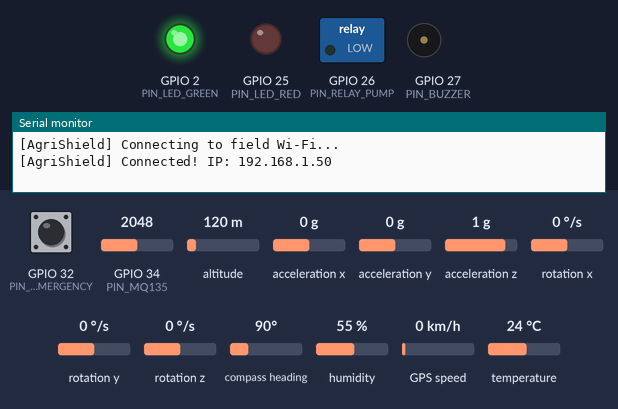
A sketch run on a simulated ESP32. On the bench: switched loads named in the sketch (green lamp = pin HIGH), output pins drawn as LEDs (lit = HIGH), buzzer (waves = sounding), the last lines printed to the serial monitor. Wiring (inferred from the names in the program): MPU-6050 motion sensor at I2C address 0x68. The test bench sets the inputs (shaded band); at power-on: GPIO 32 (PIN_BTN_EMERGENCY) HIGH, GPIO 34 (PIN_MQ135) = 2048, altitude 120 m, acceleration x 0 g, acceleration y 0 g, acceleration z 1 g, rotation x 0 °/s, rotation y 0 °/s, rotation z 0 °/s, compass heading 90°, humidity 55 %, GPS speed 0 km/h, temperature 24 °C. WiFi joins after 1.5 s; servers stay silent unless stated; uploads are accepted with an empty reply; the GPS gets a fix after 3 s at 37.7749, -122.4194 with 8 satellites.

Above: at 2.7 s.
2.8 s: GPIO 32 (PIN_BTN_EMERGENCY) pulled LOW for 0.15 s
At 4.0 s:
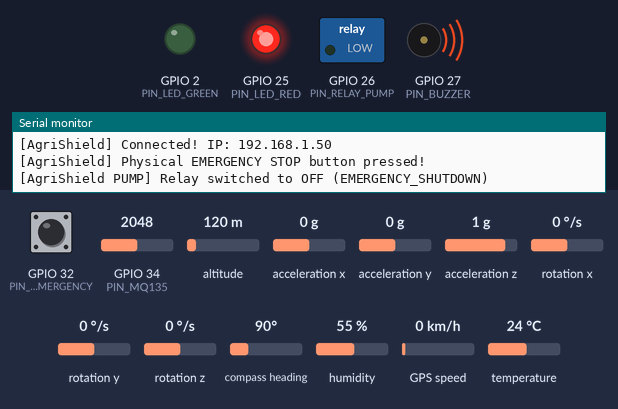
At 5.5 s:
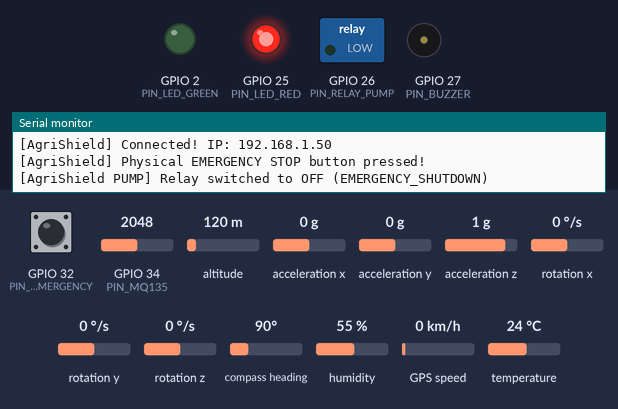
Timing chart, 0 to 7.0 s (numbered marks = the images above; inputs shaded):
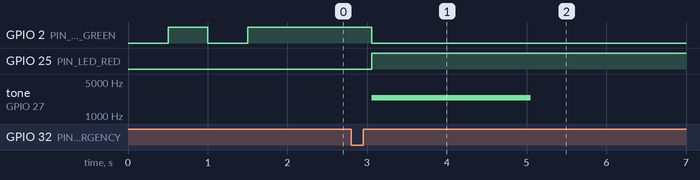

Measured:
- after the input at 2.8 s, GPIO 2 (PIN_LED_GREEN): HIGH → LOW after 0.26 s; GPIO 25 (PIN_LED_RED): LOW → HIGH after 0.26 s; tone on GPIO 27 (PIN_BUZZER): silent → 2400 Hz after 0.26 s, → silent 2.0 s later

The sketch:

agrishield_devkit.ino
```cpp
/*
  =============================================================================
  PROJECT: AGRISHIELD
  MODULE:  ESP32 DevKit V1 - Real-Time Smart Farmer Safety Controller
  FIRMWARE VERSION: 1.2-STABLE
  =============================================================================
  CRITICAL SAFETY RULES:
  1. Default pump state is OFF on startup and on any communication fault.
  2. Fall detection or emergency button immediately disengages relay locally.
  3. All network telemetry transmits authenticated SHA-256 device credentials.
  =============================================================================
*/

#include <WiFi.h>
#include <HTTPClient.h>
#include <Wire.h>
#include <DHT.h>
#include <TinyGPSPlus.h>
#include <ArduinoJson.h>

// ================= CONFIGURATION =================
const char* WIFI_SSID     = "YOUR_WIFI_SSID";
const char* WIFI_PASSWORD = "YOUR_WIFI_PASSWORD";

// Backend API configuration
const char* API_HOST      = "http://192.168.1.100:8000"; // Replace with your FastAPI backend host IP
const char* DEVICE_UID    = "ESP32_AGRI_01";
const char* DEVICE_KEY    = "agrishield_secret_key_2026";
const int   DEVICE_DB_ID  = 1;

// ================= PIN DEFINITIONS =================
#define PIN_MQ135         34  // ADC1_CH6 (Safe with Wi-Fi)
#define PIN_DHT           4   // DHT11 Data
#define PIN_RELAY_PUMP    26  // Opto-isolated relay driver (Active HIGH)
#define PIN_BUZZER        27  // Transistor-driven 5V buzzer
#define PIN_LED_GREEN     2   // Safe / Online status LED
#define PIN_LED_RED       25  // Alert / Emergency status LED
#define PIN_BTN_EMERGENCY 32  // Hardware Emergency Stop (Active LOW)
#define PIN_BTN_CANCEL    33  // Fall Alarm Cancel Button (Active LOW)

// GPS Hardware Serial2 Pins
#define PIN_GPS_RX        16  // ESP32 RX2 connected to NEO-6M TX
#define PIN_GPS_TX        17  // ESP32 TX2 connected to NEO-6M RX

// ================= SENSOR INSTANCES =================
#define DHTTYPE DHT11
DHT dht(PIN_DHT, DHTTYPE);
TinyGPSPlus gps;
HardwareSerial SerialGPS(2);

// MPU-6050 Registers
const int MPU_ADDR = 0x68;

// Timing intervals (milliseconds)
unsigned long lastTelemetryTime = 0;
const unsigned long TELEMETRY_INTERVAL = 3000; // Telemetry every 3s

unsigned long lastHeartbeatTime = 0;
const unsigned long HEARTBEAT_INTERVAL = 10000; // Heartbeat every 10s

unsigned long lastPumpPollTime = 0;
const unsigned long PUMP_POLL_INTERVAL = 2000; // Check pump commands every 2s

// Pump State Tracker
bool currentPumpState = false; // Initial safe state: OFF
bool emergencyLockActive = false;

// ================= MPU-6050 HELPER =================
void initMPU6050() {
  Wire.begin(21, 22);
  Wire.beginTransmission(MPU_ADDR);
  Wire.write(0x6B); // PWR_MGMT_1 register
  Wire.write(0);    // Wake up MPU-6050
  Wire.endTransmission(true);
}

void readMPU6050(float &ax, float &ay, float &az, float &gx, float &gy, float &gz) {
  Wire.beginTransmission(MPU_ADDR);
  Wire.write(0x3B);
  Wire.endTransmission(false);
  Wire.requestFrom(MPU_ADDR, 14, true);

  if (Wire.available() >= 14) {
    int16_t raw_ax = Wire.read() << 8 | Wire.read();
    int16_t raw_ay = Wire.read() << 8 | Wire.read();
    int16_t raw_az = Wire.read() << 8 | Wire.read();
    int16_t raw_temp = Wire.read() << 8 | Wire.read();
    int16_t raw_gx = Wire.read() << 8 | Wire.read();
    int16_t raw_gy = Wire.read() << 8 | Wire.read();
    int16_t raw_gz = Wire.read() << 8 | Wire.read();

    // Scale to standard units: g (9.8 m/s^2) and deg/s (+/-250 dps)
    ax = (float)raw_ax / 16384.0;
    ay = (float)raw_ay / 16384.0;
    az = (float)raw_az / 16384.0;
    gx = (float)raw_gx / 131.0;
    gy = (float)raw_gy / 131.0;
    gz = (float)raw_gz / 131.0;
  }
}

// ================= HARDWARE CONTROL =================
void setPumpState(bool state, const char* reason) {
  if (state && emergencyLockActive) {
    Serial.println("[AgriShield PUMP] Unsafe command rejected: Emergency interlock active!");
    return;
  }
  currentPumpState = state;
  digitalWrite(PIN_RELAY_PUMP, state ? HIGH : LOW);
  Serial.printf("[AgriShield PUMP] Relay switched to %s (%s)\n", state ? "ON" : "OFF", reason);

  // Send ACK to backend
  if (WiFi.status() == WL_CONNECTED) {
    HTTPClient http;
    String url = String(API_HOST) + "/api/pump/ack";
    http.begin(url);
    http.addHeader("Content-Type", "application/json");
    http.addHeader("X-Device-Uid", DEVICE_UID);
    http.addHeader("X-Device-Key", DEVICE_KEY);

    String payload = String("{\"state\":\"") + (state ? "ON" : "OFF") + "\",\"source\":\"" + reason + "\"}";
    http.POST(payload);
    http.end();
  }
}

void triggerEmergencyShutdown(const char* reason) {
  emergencyLockActive = true;
  setPumpState(false, "EMERGENCY_SHUTDOWN");
  digitalWrite(PIN_LED_RED, HIGH);
  digitalWrite(PIN_LED_GREEN, LOW);
  tone(PIN_BUZZER, 2400, 2000); // 2.4kHz warning pulse

  // Transmit urgent emergency alert to FastAPI
  if (WiFi.status() == WL_CONNECTED) {
    HTTPClient http;
    String url = String(API_HOST) + "/api/emergency?message=" + reason + "&alert_type=HARDWARE_EMERGENCY";
    http.begin(url);
    http.addHeader("X-Device-Uid", DEVICE_UID);
    http.addHeader("X-Device-Key", DEVICE_KEY);
    http.POST("");
    http.end();
  }
}

// ================= ARDUINO SETUP =================
void setup() {
  Serial.begin(115200);
  SerialGPS.begin(9600, SERIAL_8N1, PIN_GPS_RX, PIN_GPS_TX);

  pinMode(PIN_RELAY_PUMP, OUTPUT);
  pinMode(PIN_BUZZER, OUTPUT);
  pinMode(PIN_LED_GREEN, OUTPUT);
  pinMode(PIN_LED_RED, OUTPUT);
  pinMode(PIN_BTN_EMERGENCY, INPUT_PULLUP);
  pinMode(PIN_BTN_CANCEL, INPUT_PULLUP);

  // Initial fail-safe hardware state
  digitalWrite(PIN_RELAY_PUMP, LOW); // Pump strictly OFF
  digitalWrite(PIN_BUZZER, LOW);
  digitalWrite(PIN_LED_GREEN, LOW);
  digitalWrite(PIN_LED_RED, LOW);

  // Initialize sensors
  dht.begin();
  initMPU6050();

  // Connect to Wi-Fi
  Serial.println("[AgriShield] Connecting to field Wi-Fi...");
  WiFi.begin(WIFI_SSID, WIFI_PASSWORD);
  int attempts = 0;
  while (WiFi.status() != WL_CONNECTED && attempts < 20) {
    delay(500);
    digitalWrite(PIN_LED_GREEN, !digitalRead(PIN_LED_GREEN));
    attempts++;
  }

  if (WiFi.status() == WL_CONNECTED) {
    Serial.printf("[AgriShield] Connected! IP: %s\n", WiFi.localIP().toString().c_str());
    digitalWrite(PIN_LED_GREEN, HIGH);
  } else {
    Serial.println("[AgriShield] Wi-Fi offline. Running local safety interlocks.");
  }
}

// ================= MAIN LOOP =================
void loop() {
  unsigned long now = millis();

  // Check hardware buttons
  if (digitalRead(PIN_BTN_EMERGENCY) == LOW) {
    delay(50); // Debounce
    if (digitalRead(PIN_BTN_EMERGENCY) == LOW) {
      Serial.println("[AgriShield] Physical EMERGENCY STOP button pressed!");
      triggerEmergencyShutdown("Hardware Emergency Stop button pressed by farmer");
      delay(500);
    }
  }

  // Parse GPS Stream
  while (SerialGPS.available() > 0) {
    gps.encode(SerialGPS.read());
  }

  // Periodic Telemetry Dispatch
  if (now - lastTelemetryTime >= TELEMETRY_INTERVAL) {
    lastTelemetryTime = now;

    // 1. Read MQ-135 Gas Sensor
    int rawGasAdc = analogRead(PIN_MQ135);
    // Verified MQ-135 calibration curve approximation (PPM = a * (Rs/Ro)^b)
    float gasPpm = map(rawGasAdc, 0, 4095, 50, 1000);

    // 2. Read DHT11 Temp & Humidity
    float tempC = dht.readTemperature();
    float hum = dht.readHumidity();

    // 3. Read MPU-6050 Motion
    float ax = 0, ay = 0, az = 0, gx = 0, gy = 0, gz = 0;
    readMPU6050(ax, ay, az, gx, gy, gz);

    // Build JSON Batch Payload
    StaticJsonDocument<1024> doc;
    JsonArray sensors = doc.createNestedArray("sensors");

    // MQ-135 item
    JsonObject mqObj = sensors.createNestedObject();
    mqObj["sensor_id"] = "MQ135";
    mqObj["value"] = gasPpm;
    mqObj["unit"] = "ppm";
    mqObj["raw_adc"] = rawGasAdc;

    // DHT11 Temperature item
    if (!isnan(tempC)) {
      JsonObject tempObj = sensors.createNestedObject();
      tempObj["sensor_id"] = "DHT11_TEMP";
      tempObj["value"] = tempC;
      tempObj["unit"] = "°C";
    }

    // DHT11 Humidity item
    if (!isnan(hum)) {
      JsonObject humObj = sensors.createNestedObject();
      humObj["sensor_id"] = "DHT11_HUM";
      humObj["value"] = hum;
      humObj["unit"] = "%";
    }

    // MPU6050 Acceleration item
    float a_total = sqrt(ax*ax + ay*ay + az*az);
    JsonObject accObj = sensors.createNestedObject();
    accObj["sensor_id"] = "MPU6050_ACC";
    accObj["value"] = a_total;
    accObj["unit"] = "g";

    // MPU6050 Gyro item
    float g_total = sqrt(gx*gx + gy*gy + gz*gz);
    JsonObject gyroObj = sensors.createNestedObject();
    gyroObj["sensor_id"] = "MPU6050_GYRO";
    gyroObj["value"] = g_total;
    gyroObj["unit"] = "deg/s";

    // Reported pump state
    doc["pump_state"] = currentPumpState ? "ON" : "OFF";

    // Motion vector arrays
    JsonArray accArr = doc.createNestedArray("acc_xyz");
    accArr.add(ax); accArr.add(ay); accArr.add(az);

    JsonArray gyroArr = doc.createNestedArray("gyro_xyz");
    gyroArr.add(gx); gyroArr.add(gy); gyroArr.add(gz);

    // GPS metrics (only sent if valid fix exists)
    if (gps.location.isValid() && gps.location.age() < 2000) {
      JsonObject gpsObj = doc.createNestedObject("gps");
      gpsObj["latitude"] = gps.location.lat();
      gpsObj["longitude"] = gps.location.lng();
      gpsObj["altitude"] = gps.altitude.meters();
      gpsObj["speed"] = gps.speed.kmph();
      gpsObj["fix_quality"] = 1;
      gpsObj["satellites"] = gps.satellites.value();
    }

    if (WiFi.status() == WL_CONNECTED) {
      HTTPClient http;
      String url = String(API_HOST) + "/api/telemetry";
      http.begin(url);
      http.addHeader("Content-Type", "application/json");
      http.addHeader("X-Device-Uid", DEVICE_UID);
      http.addHeader("X-Device-Key", DEVICE_KEY);

      String jsonString;
      serializeJson(doc, jsonString);
      http.POST(jsonString);
      http.end();
    }
  }

  // Periodic Heartbeat
  if (now - lastHeartbeatTime >= HEARTBEAT_INTERVAL) {
    lastHeartbeatTime = now;
    if (WiFi.status() == WL_CONNECTED) {
      HTTPClient http;
      String url = String(API_HOST) + "/api/devices/" + String(DEVICE_DB_ID) + "/heartbeat";
      http.begin(url);
      http.addHeader("Content-Type", "application/json");
      http.addHeader("X-Device-Key", DEVICE_KEY);

      StaticJsonDocument<256> hbDoc;
      hbDoc["firmware_version"] = "v1.2-STABLE";
      hbDoc["wifi_rssi"] = WiFi.RSSI();
      hbDoc["ip_address"] = WiFi.localIP().toString();

      String hbPayload;
      serializeJson(hbDoc, hbPayload);
      http.POST(hbPayload);
      http.end();
    }
  }

  // Periodic Pump Command Polling
  if (now - lastPumpPollTime >= PUMP_POLL_INTERVAL) {
    lastPumpPollTime = now;
    if (WiFi.status() == WL_CONNECTED) {
      HTTPClient http;
      String url = String(API_HOST) + "/api/pump/pending-command";
      http.begin(url);
      http.addHeader("X-Device-Uid", DEVICE_UID);
      http.addHeader("X-Device-Key", DEVICE_KEY);
      int code = http.GET();
      if (code == 200) {
        String resp = http.getString();
        StaticJsonDocument<256> cmdDoc;
        deserializeJson(cmdDoc, resp);
        if (cmdDoc["has_command"].as<bool>()) {
          const char* targetCmd = cmdDoc["command"];
          if (strcmp(targetCmd, "ON") == 0) {
            setPumpState(true, "MANUAL_REMOTE");
          } else {
            setPumpState(false, "MANUAL_REMOTE");
          }
        }
      }
      http.end();
    }
  }
}
```
